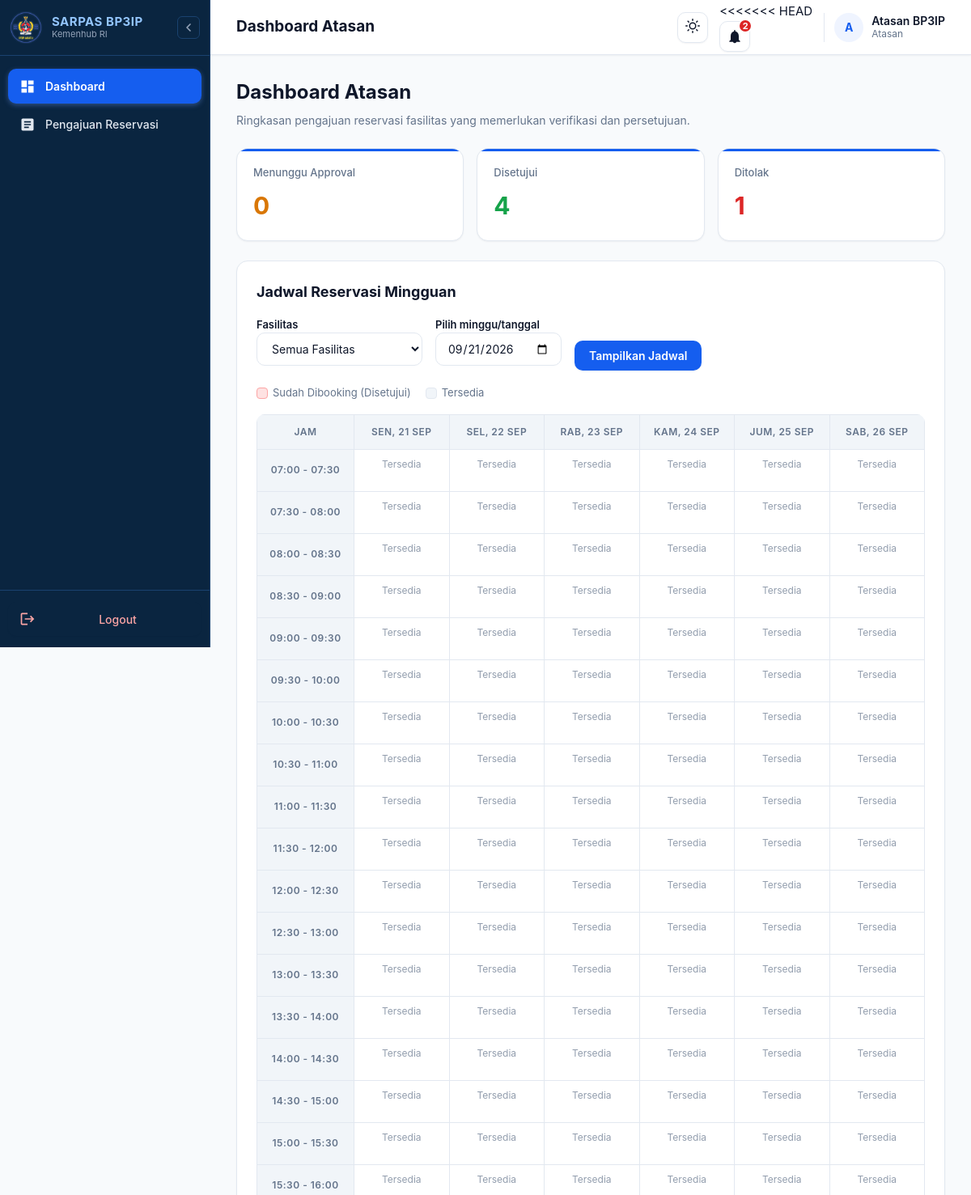
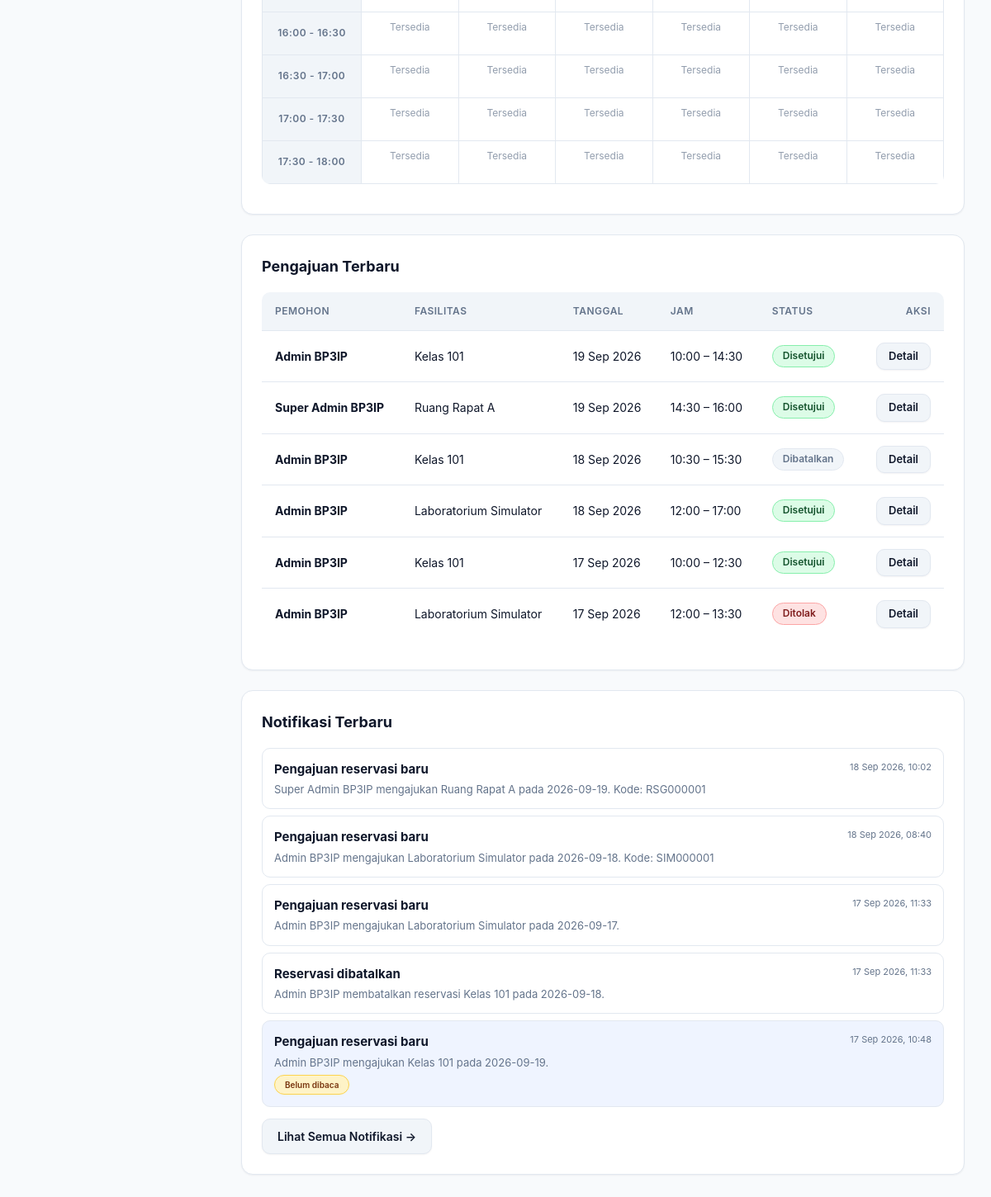
/ (signed in), run on an earlier commit of the app's database (2 pictures, top to bottom).
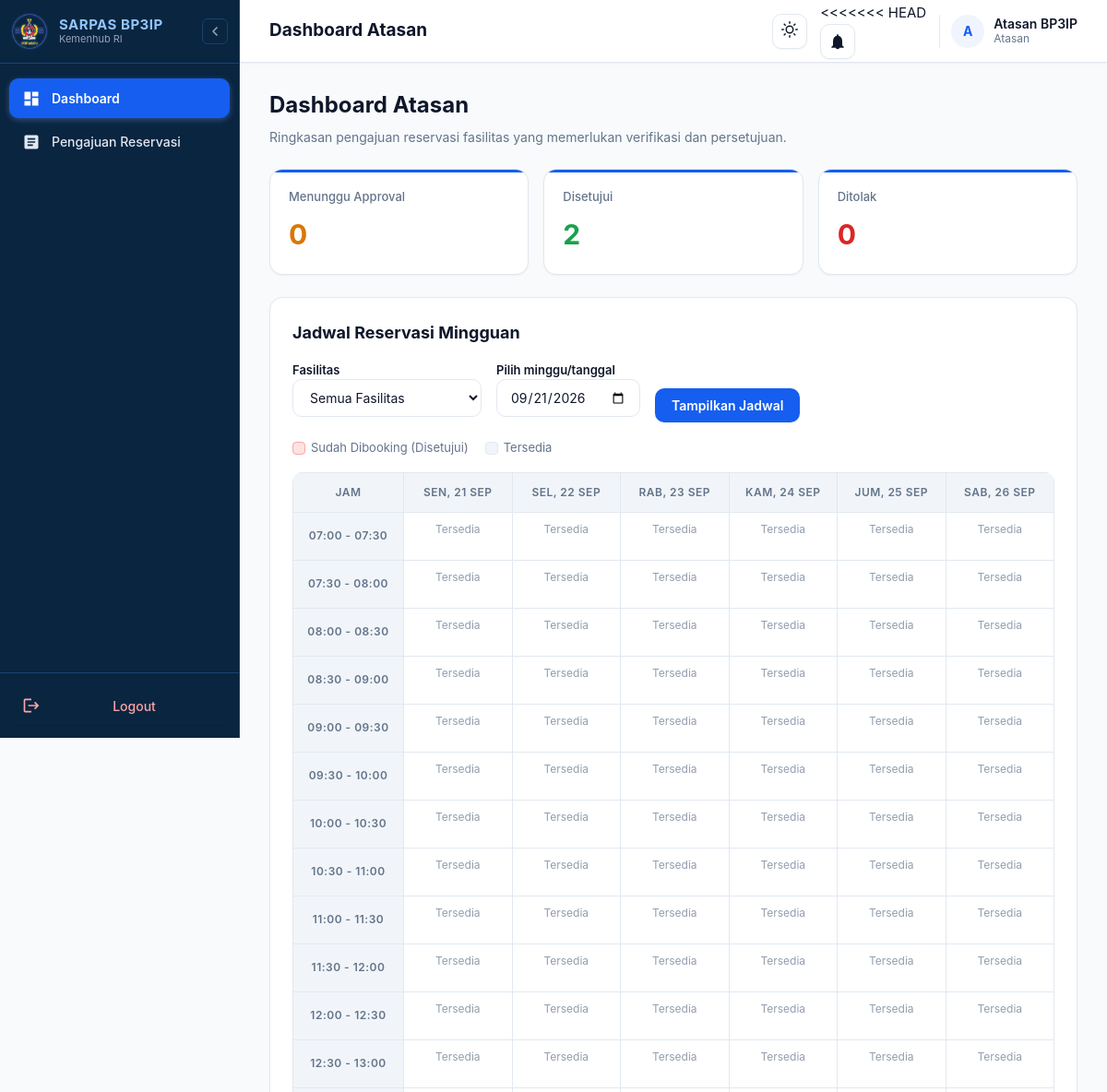
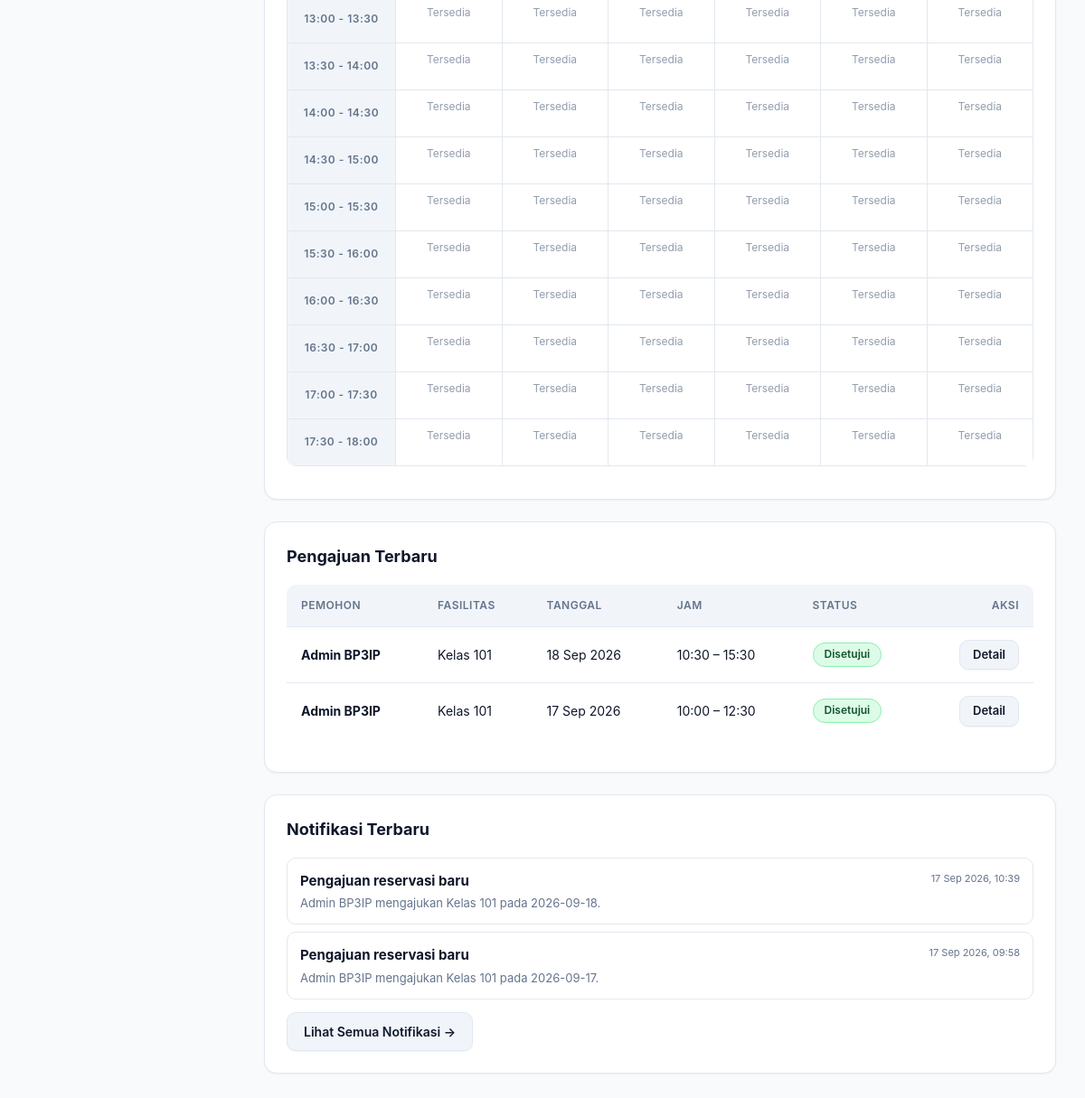
And on a later commit of the database (2 pictures, top to bottom).
### core/models.py (models this page shows, shortened)
class Reservasi(models.Model):
    class Status(models.TextChoices):
        DRAFT = "DRAFT", "Draft"
        PENDING = "PENDING", "Menunggu Approval"
        APPROVED = "APPROVED", "Disetujui"
        REJECTED = "REJECTED", "Ditolak"
        NEEDS_REVISION = "NEEDS_REVISION", "Perlu Diperbaiki"
        CANCELLED = "CANCELLED", "Dibatalkan"
    pemohon = models.ForeignKey(User, on_delete=models.PROTECT, related_name="reservasi")
    fasilitas = models.ForeignKey(Fasilitas, on_delete=models.PROTECT, related_name="reservasi")
    tanggal = models.DateField()
    jam_mulai = models.TimeField()
    jam_selesai = models.TimeField()
    keperluan = models.CharField(max_length=255)
    keterangan = models.TextField(blank=True)
    status = models.CharField(max_length=20, choices=Status.choices, default=Status.DRAFT)
    alasan_penolakan = models.TextField(blank=True)
    alasan_pembatalan = models.TextField(blank=True)
    kode_reservasi = models.CharField(max_length=20, unique=True, blank=True, null=True)
    created_at = models.DateTimeField(auto_now_add=True)
    updated_at = models.DateTimeField(auto_now=True)
    class Meta:
        ordering = ["-tanggal", "jam_mulai"]
        constraints = [
            models.CheckConstraint(
                condition=models.Q(jam_selesai__gt=models.F("jam_mulai")),
                name="reservasi_jam_selesai_setelah_mulai",
            ),
        ]

class User(AbstractUser):
    class Role(models.TextChoices):
        ADMIN = "ADMIN", "Admin"
        SUPER_ADMIN = "SUPER_ADMIN", "Super Admin"
        ATASAN = "ATASAN", "Atasan"
    nama = models.CharField(max_length=150)
    email = models.EmailField(unique=True)
    role = models.CharField(max_length=15, choices=Role.choices, default=Role.ADMIN)
    created_at = models.DateTimeField(auto_now_add=True)

class Fasilitas(models.Model):
    class Kategori(models.TextChoices):
        RUANGAN = "RUANGAN", "Ruangan"
        KELAS = "KELAS", "Kelas"
        LABORATORIUM = "LABORATORIUM", "Laboratorium"
        LABORATORIUM_SIMULATOR = "LABORATORIUM_SIMULATOR", "Laboratorium Simulator"
        LAINNYA = "LAINNYA", "Lainnya"
    class Status(models.TextChoices):
        AKTIF = "AKTIF", "Aktif"
        NONAKTIF = "NONAKTIF", "Nonaktif"
    nama_fasilitas = models.CharField(max_length=150)
    kategori = models.CharField(max_length=30, choices=Kategori.choices)
    lokasi = models.CharField(max_length=150)
    kapasitas = models.PositiveIntegerField()
    deskripsi = models.TextField(blank=True)
    status = models.CharField(max_length=10, choices=Status.choices, default=Status.AKTIF)
    keterangan_tambahan = models.TextField(blank=True)
    class Meta:
        verbose_name_plural = "Fasilitas"
        ordering = ["nama_fasilitas"]

class Notifikasi(models.Model):
    penerima = models.ForeignKey(User, on_delete=models.CASCADE, related_name="notifikasi")
    judul = models.CharField(max_length=200)
    pesan = models.TextField()
    status_baca = models.BooleanField(default=False)
    created_at = models.DateTimeField(auto_now_add=True)
    class Meta:
        verbose_name_plural = "Notifikasi"
        ordering = ["-created_at"]

### core/views.py (the view, shortened to what this page needs)
# urls.py: path("", views.dashboard, name="dashboard"),
@login_required
def dashboard(request):
    pengajuan = Reservasi.objects.select_related("pemohon", "fasilitas")
    context = {
        "pending": pengajuan.filter(status=Reservasi.Status.PENDING).count(),
        "approved": pengajuan.filter(status=Reservasi.Status.APPROVED).count(),
        "rejected": pengajuan.filter(status=Reservasi.Status.REJECTED).count(),
        "pengajuan_terbaru": pengajuan[:8],
        "notifikasi_terbaru": request.user.notifikasi.all()[:5],
    }
    context.update(schedule_context(request))
    return render(request, "dashboard/atasan.html", context)

### core/context_processors.py (called while the page is built)
def notification_badge(request):
    if request.user.is_authenticated:
        return {"unread_notification_count": request.user.notifikasi.filter(status_baca=False).count()}
    return {"unread_notification_count": 0}

### core/schedule.py (called while the page is built)
def get_week_start(value=None):
    try:
        selected_date = datetime.strptime(value, "%Y-%m-%d").date() if value else timezone.localdate()
    except (TypeError, ValueError):
        selected_date = timezone.localdate()
    return selected_date - timedelta(days=selected_date.weekday())

def schedule_context(request):
    facility_id = request.GET.get("fasilitas")
    if facility_id and not facility_id.isdigit():
        facility_id = None
    week_start = get_week_start(request.GET.get("minggu"))
    return {
        "week_start": week_start,
        "schedule": get_weekly_schedule(week_start, facility_id),
        "schedule_facilities": Fasilitas.objects.order_by("nama_fasilitas"),
        "selected_facility": int(facility_id) if facility_id else None,
    }

### templates/dashboard/atasan.html (shortened to what this page needs)
{% extends 'base.html' %}
{% block page_title %}Dashboard Atasan{% endblock %}
{% block content %}
<div class="page-heading">
  <h1>Dashboard Atasan</h1>
  <p>Ringkasan pengajuan reservasi fasilitas yang memerlukan verifikasi dan persetujuan.</p>
</div>
<div class="stats">
  <div class="stat">
    <span class="stat-label">Menunggu Approval</span>
    <b style="color: var(--warning);">{{ pending }}</b>
  </div>
  <div class="stat">
    <span class="stat-label">Disetujui</span>
    <b style="color: var(--success);">{{ approved }}</b>
  </div>
  <div class="stat">
    <span class="stat-label">Ditolak</span>
    <b style="color: var(--danger);">{{ rejected }}</b>
  </div>
</div>
{% include 'dashboard/_weekly_schedule.html' %}
<div class="card">
  <h2>Pengajuan Terbaru</h2>
  <div class="table-wrap">
    <table>
      <thead>
        <tr>
          <th>Pemohon</th>
          <th>Fasilitas</th>
          <th>Tanggal</th>
          <th>Jam</th>
          <th>Status</th>
          <th style="text-align: right;">Aksi</th>
        </tr>
      </thead>
      <tbody>
        {% for item in pengajuan_terbaru %}
        <tr>
          <td>
            <strong>{{ item.pemohon.nama|default:item.pemohon.username }}</strong>
          </td>
          <td>{{ item.fasilitas.nama_fasilitas }}</td>
          <td>{{ item.tanggal|date:'d M Y' }}</td>
          <td>{{ item.jam_mulai|time:'H:i' }} &ndash; {{ item.jam_selesai|time:'H:i' }}</td>
          <td>
            {% if item.status == 'PENDING' %}
            <span class="badge badge-pending">{{ item.get_status_display }}</span>
            {% elif item.status == 'APPROVED' %}
            <span class="badge badge-approved">{{ item.get_status_display }}</span>
            {% elif item.status == 'REJECTED' %}
            <span class="badge badge-rejected">{{ item.get_status_display }}</span>
            {% elif item.status == 'NEEDS_REVISION' %}
            <span class="badge badge-revision">{{ item.get_status_display }}</span>
            {% elif item.status == 'CANCELLED' %}
            <span class="badge badge-cancelled">{{ item.get_status_display }}</span>
            {% else %}
            <span class="badge badge-draft">{{ item.get_status_display }}</span>
            {% endif %}
          </td>
          <td style="text-align: right;">
            <a class="button secondary" style="padding: 6px 14px; font-size: 13px;" href="{% url 'pengajuan_detail' item.pk %}">Detail</a>
          </td>
        </tr>
        {% endfor %}
      </tbody>
    </table>
  </div>
</div>
{% include 'dashboard/_recent_notifications.html' %}
{% endblock %}

### templates/base.html (shortened to what the changed rows need)
{% load static %}
<!doctype html>
<html lang="id">
<head>
  <link rel="stylesheet" href="{% static 'css/style.css' %}?v=20260918-2">
</head>
<body>
  {% if user.is_authenticated %}
  <div class="shell">
    <section class="content-area">
      <header class="header">
        <div class="header-left">
          <h1>{% block page_title %}SARPAS BP3IP{% endblock %}</h1>
        </div>
        <div class="header-right">
          <div class="notification-wrapper">
            <button id="notification-bell-btn" class="btn-icon notification-bell-btn" aria-label="Notifikasi{% if unread_notification_count %} ({{ unread_notification_count }}){% endif %}" title="Notifikasi{% if unread_notification_count %} ({{ unread_notification_count }}){% endif %}" aria-expanded="false" data-mark-read-url="{% url 'notifikasi_tandai_semua_dibaca' %}">
              <svg class="notification-bell-icon" width="20" height="20" viewBox="0 0 24 24" fill="currentColor" aria-hidden="true">
            <button id="notification-bell-btn" class="btn-icon notification-bell-btn" aria-label="Notifikasi{% if unread_notification_count %} ({{ unread_notification_count }}){% endif %}" title="Notifikasi{% if unread_notification_count %} ({{ unread_notification_count }}){% endif %}">
              {% if unread_notification_count %}
              <span id="notification-badge-dot" class="notification-badge-dot">{{ unread_notification_count }}</span>
              {% endif %}
            </button>
          </div>
        </div>
      </header>
      <main>
  {% else %}
  <main>
  {% endif %}
    {% block content %}{% endblock %}
  </main>
  {% if user.is_authenticated %}
    </section>
  </div>
  {% endif %}
</body>
</html>

### templates/dashboard/_recent_notifications.html (shortened to what this page needs)
<div class="card">
  <h2>Notifikasi Terbaru</h2>
  <div class="dashboard-notifications">
    {% for item in notifikasi_terbaru %}
    <article class="dropdown-item {% if not item.status_baca %}unread{% endif %}" style="border: 1px solid var(--border); border-radius: var(--radius); margin-bottom: 8px; padding: 14px;">
      <div style="display: flex; justify-content: space-between; align-items: flex-start; margin-bottom: 4px;">
        <strong style="color: var(--text);">{{ item.judul }}</strong>
        <time style="font-size: 11px; color: var(--text-muted);">{{ item.created_at|date:'d M Y, H:i' }}</time>
      </div>
      <div style="color: var(--text-muted); font-size: 13px; line-height: 1.4;">{{ item.pesan }}</div>
      {% if not item.status_baca %}
      <span class="badge badge-pending" style="font-size: 10px; margin-top: 6px;">Belum dibaca</span>
      {% endif %}
    </article>
    {% endfor %}
  </div>
  {% if notifikasi_terbaru %}
  <div style="margin-top: 14px;">
    <a class="button secondary" href="{% url 'notifikasi_list' %}">Lihat Semua Notifikasi &rarr;</a>
  </div>
  {% endif %}
</div>

What changed in the data, as far as the page shows it:
removed Reservasi: pemohon.nama "Admin BP3IP", fasilitas.nama_fasilitas "Kelas 101", tanggal "19 Sep 2026", jam_mulai "10:00", jam_selesai "14:30", status "Disetujui"
removed Reservasi: pemohon.nama "Super Admin BP3IP", fasilitas.nama_fasilitas "Ruang Rapat A", tanggal "19 Sep 2026", jam_mulai "14:30", jam_selesai "16:00", status "Disetujui"
removed Reservasi: pemohon.nama "Admin BP3IP", fasilitas.nama_fasilitas "Laboratorium Simulator", tanggal "18 Sep 2026", jam_mulai "12:00", jam_selesai "17:00", status "Disetujui"
removed Reservasi: pemohon.nama "Admin BP3IP", fasilitas.nama_fasilitas "Laboratorium Simulator", tanggal "17 Sep 2026", jam_mulai "12:00", jam_selesai "13:30", status "Ditolak"
removed Notifikasi: judul "Pengajuan reservasi baru", created_at "18 Sep 2026, 10:02", pesan "Super Admin BP3IP mengajukan Ruang Rapat A pada 2026-09-19. Kode: RSG000001"
removed Notifikasi: judul "Pengajuan reservasi baru", created_at "18 Sep 2026, 08:40", pesan "Admin BP3IP mengajukan Laboratorium Simulator pada 2026-09-18. Kode: SIM000001"
removed Notifikasi: judul "Pengajuan reservasi baru", created_at "17 Sep 2026, 11:33", pesan "Admin BP3IP mengajukan Laboratorium Simulator pada 2026-09-17."
removed Notifikasi: judul "Reservasi dibatalkan", created_at "17 Sep 2026, 11:33", pesan "Admin BP3IP membatalkan reservasi Kelas 101 pada 2026-09-18."
no longer on this page (row edited): Notifikasi: judul "Pengajuan reservasi baru", created_at "17 Sep 2026, 10:48", pesan "Admin BP3IP mengajukan Kelas 101 pada 2026-09-19.", status_baca "Belum dibaca"
changed Reservasi "18 Sep 2026": status "Dibatalkan" → "Disetujui"
now on this page (row edited): Notifikasi: judul "Pengajuan reservasi baru", created_at "17 Sep 2026, 10:39", pesan "Admin BP3IP mengajukan Kelas 101 pada 2026-09-18."
now on this page (row unchanged): Notifikasi: judul "Pengajuan reservasi baru", created_at "17 Sep 2026, 09:58", pesan "Admin BP3IP mengajukan Kelas 101 pada 2026-09-17."
Also different on the page:
{{ approved }}: "4" → "2"
{{ rejected }}: "1" → "0"
{{ unread_notification_count }}: "2" → (not shown)
